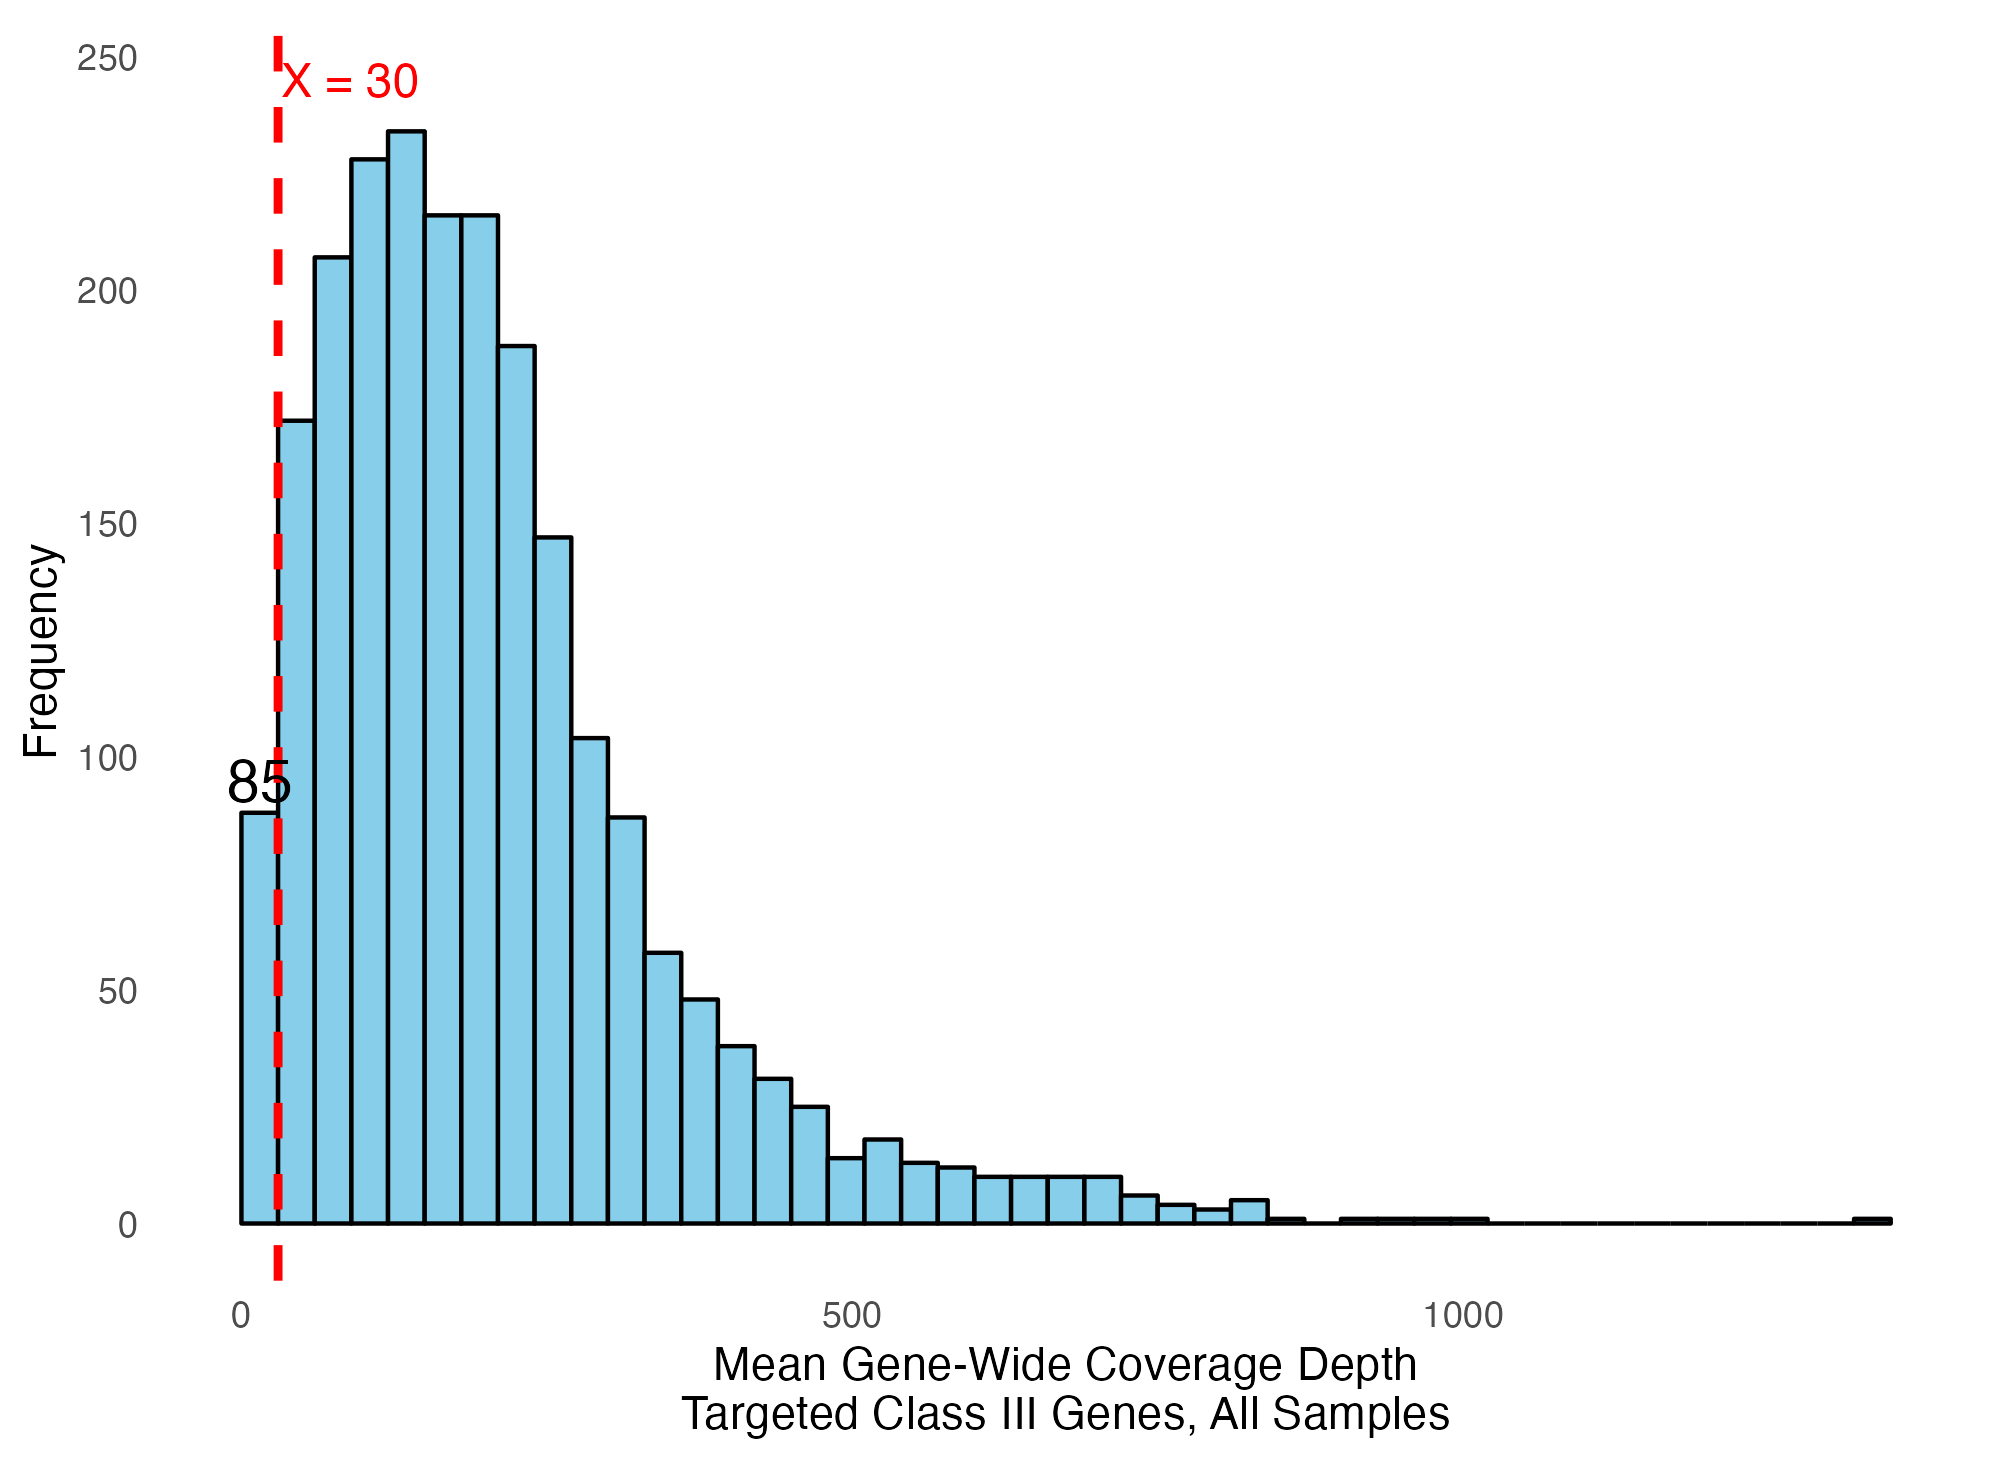

The script that saved this image:
# Load required library
library(ggplot2)

# Set the working directory
setwd("/Users/matt/Documents/GitHub/mhc/scripts/visualizations/histogram/")

# Read the data without setting row.names
data <- read.table("pacbio_classIII.txt", header = TRUE, sep = "\t", stringsAsFactors = FALSE)

# Convert the data to a long format
long_data <- as.numeric(unlist(data[, -1])) # Skip the first column if it contains non-numerical data

# Remove non-finite values
long_data <- long_data[is.finite(long_data)]

# Create a data frame for ggplot2
plot_data <- data.frame(values = long_data)

# Count how many values fall in the first bin (0 <= x < 30)
first_bin_count <- sum(plot_data$values >= 0 & plot_data$values < 30)

# Create a histogram with enhancements
figure <- ggplot(plot_data, aes(x = values)) +
  geom_histogram(binwidth = 30, fill = "skyblue", color = "black", boundary = 0) + 
  labs(x = "Mean Gene-Wide Coverage Depth\nTargeted Class III Genes, All Samples", y = "Frequency") +
  theme_minimal() +
  theme(
    panel.grid.major = element_blank(), # Remove major grid lines
    panel.grid.minor = element_blank()  # Remove minor grid lines
  ) + 
  # Add a vertical red dotted line at x = 30
  geom_vline(xintercept = 30, linetype = "dashed", color = "red", size = 1) +
  # Add a label for the first bin
  annotate(
    "text",
    x = 15,                     # Center of the first bin (0 to 30)
    y = first_bin_count + 20,   # Slightly above the bin height
    label = paste(first_bin_count),
    color = "black",
    size = 5
  ) +
  # Add a label for the vertical line
  annotate(
    "text",
    x = 32,                      # Slightly to the right of the line for visibility
    y = 450,
    label = "X = 30",
    hjust = 0,                   # Left-align the text
    color = "red",
    size = 3
  )

figure

ggsave(filename = "histogram.png", plot = figure, width=169, units = "mm")
ggsave(filename = "histogram.pdf", plot = figure, width=169, units = "mm")

